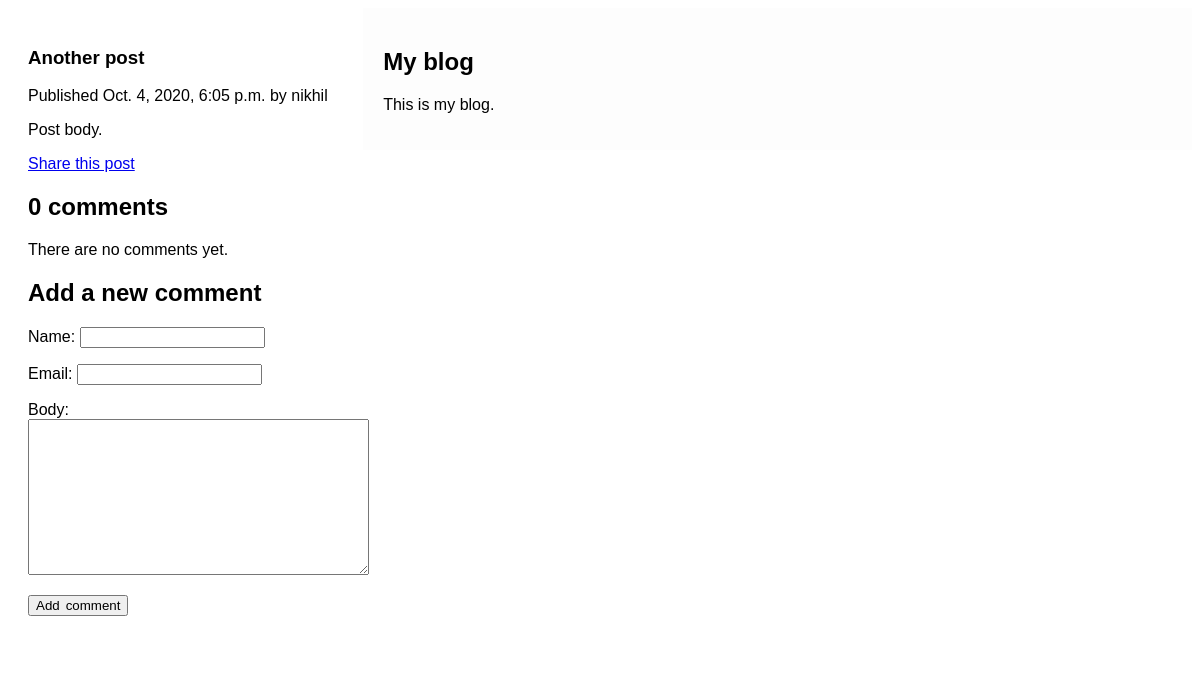
The page /blog/2020/10/4/another-post/ on the database its author committed.
### blog/models.py (models this page shows, shortened)
class Post(models.Model):
    STATUS_CHOICES = (
        ("draft", "Draft"),
        ("published", "Published"),
    )
    title = models.CharField(max_length=250)
    slug = models.SlugField(max_length=250, unique_for_date="publish")
    author = models.ForeignKey(
        User, on_delete=models.CASCADE, related_name="blog_posts"
    )
    body = models.TextField()
    publish = models.DateTimeField(default=timezone.now)
    created = models.DateTimeField(auto_now_add=True)
    updated = models.DateTimeField(auto_now=True)
    status = models.CharField(max_length=10, choices=STATUS_CHOICES, default="draft")
    class Meta:
        ordering = ("-publish",)
    objects = models.Manager()  # 	The	default	manager.
    published = PublishedManager()  # 	Our	custom	manager.

### blog/views.py (the view)
def post_detail(request, year, month, day, post):
    post = get_object_or_404(
        Post,
        slug=post,
        status="published",
        publish__year=year,
        publish__month=month,
        publish__day=day,
    )
    comments=post.comments.filter(active=True)
    new_comment=None
    if	request.method=='POST':
        comment_form=CommentForm(data=request.POST)
        if	comment_form.is_valid():
            new_comment=comment_form.save(commit=False)
            new_comment.post=post
            new_comment.save()
    else:
        comment_form	=	CommentForm()
    return	render(request,'blog/post/detail.html',{'post':	post,'comments':	comments,'new_comment':	new_comment,'comment_form':	comment_form})

### blog/forms.py
class CommentForm(forms.ModelForm):
    class Meta:
        model = Comment
        fields = ("name", "email", "body")

### templates/blog/post/detail.html (shortened to what this page needs)
{%	extends	"blog/base.html"	%}
{%	block	content	%}
<h1>{{ post.title	}}</h1>
<p class="date">
    Published {{ post.publish	}} by {{ post.author	}}
</p>
{{ post.body|linebreaks	}}
<p>
    <a href="{%	url	'blog:post_share' post.id%}">
        Share this post
    </a>
</p>
{%	with	comments.count	as	total_comments	%}
<h2>
    {{ total_comments	}} comment{{ total_comments|pluralize	}}
</h2>
{%	for	comment	in	comments	%}
<div class="comment">
    <p class="info">
        Comment {{ forloop.counter	}} by {{ comment.name	}}
        {{ comment.created	}}
    </p>
    {{ comment.body|linebreaks	}}
</div>
{%	empty	%}
<p>There are no comments yet.</p>
{%	endfor	%}
{%	if	new_comment	%}
<h2>Your comment has been added.</h2>
{%	else	%}
<h2>Add a new comment</h2>
<form action="." method="post">
    {{ comment_form.as_p	}}
    <p><input type="submit" value="Add	comment"></p>
</form>
{%	endif	%}
{%	endwith	%}
{%	endblock	%}

### static/css/blog.css (style rules this page uses)
* { box-sizing: border-box; }
body { font-family: Arial, Helvetica, sans-serif; }

### rows shown on the page
Post: title "Another post", publish "Oct. 4, 2020, 6:05 p.m.", author "nikhil", body "Post body."

### other values the page prints
{{ total_comments }} "0"
